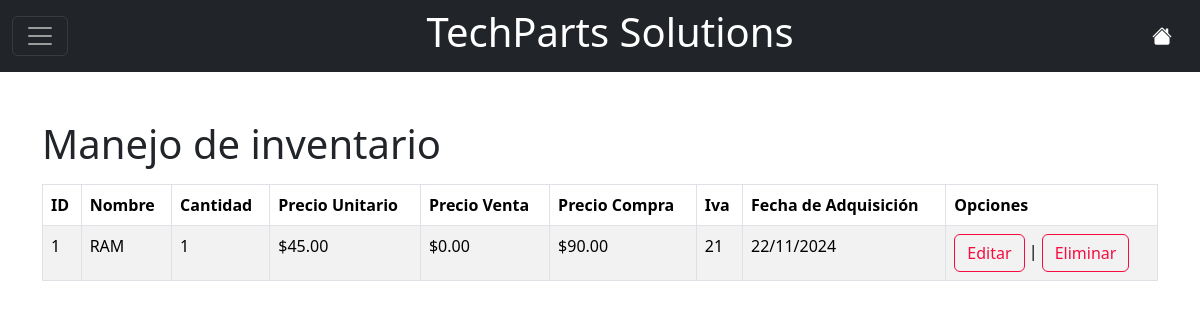
Page /inicio/inventario/ (signed in) on the committed database.
### inventario/models.py (models this page shows, shortened)
class ProductoAdquirido(models.Model):
    id = models.AutoField(primary_key=True)
    nombre = models.CharField(max_length=100)
    cantidad = models.PositiveIntegerField()
    precio_unitario = models.DecimalField(max_digits=10, decimal_places=2,null=False,default=0)
    precio_venta = models.DecimalField(max_digits=10, decimal_places=2,null=True,default=0)
    precio_compra = models.DecimalField(max_digits=10, decimal_places=2,default=0)
    cantidad = models.PositiveIntegerField()
    iva = models.PositiveIntegerField(default=21)
    fecha_adquisicion = models.DateField()

### inventario/views.py (the view)
# urls.py: path('inventario/', views.manejo_inventario,name='manejo_inventario'),
@login_required(login_url='/signin/')
def manejo_inventario(request):
     productoss = ProductoAdquirido.objects.all()
     return render(request, 'manejo_inventario.html', {'productos': productoss})

### inventario/templates/manejo_inventario.html
{% extends "nav.html" %}
{% block content %}
<div class="container mt-5">
<h1>Manejo de inventario</h1>
<table class="table table-bordered table-striped mt-3">
    <thead class="thead-dark">
        <tr>
            <th>ID</th>
            <th>Nombre</th>
            <th>Cantidad</th>
            <th>Precio Unitario</th>
            <th>Precio Venta</th>
            <th>Precio Compra</th>
            <th>Iva</th>
            <th>Fecha de Adquisición</th>
            <th>Opciones</th>
        </tr>
    </thead>
    <tbody>
        {% for producto in productos %}
        <tr>
            <td>{{ producto.id }}</td>
            <td>{{ producto.nombre }}</td>
            <td>{{ producto.cantidad }}</td>
            <td>${{ producto.precio_unitario }}</td>
            <td>${{ producto.precio_venta }}</td>
            <td>${{ producto.precio_compra }}</td>
            <td>{{ producto.iva }}</td>
            <td>{{ producto.fecha_adquisicion|date:"d/m/Y" }}</td>
            <td>
                        <a class="btn" style="color: #f50d40; border: 1px solid #f50d40;"  href="{% url 'editar_material' producto_id=producto.id %}">Editar</a> |
                        <a class="btn" style="color: #f50d40; border: 1px solid #f50d40;" href="{% url 'eliminar_material' producto_id=producto.id %}">Eliminar</a>
                    </td>
        </tr>
        {% endfor %}
    </tbody>
</table>
</div>
{% endblock %}

### rows in the picture
ProductoAdquirido: id "1", nombre "RAM", cantidad "1", precio_unitario "45.00", precio_venta "0.00", precio_compra "90.00", iva "21", fecha_adquisicion "22/11/2024"
